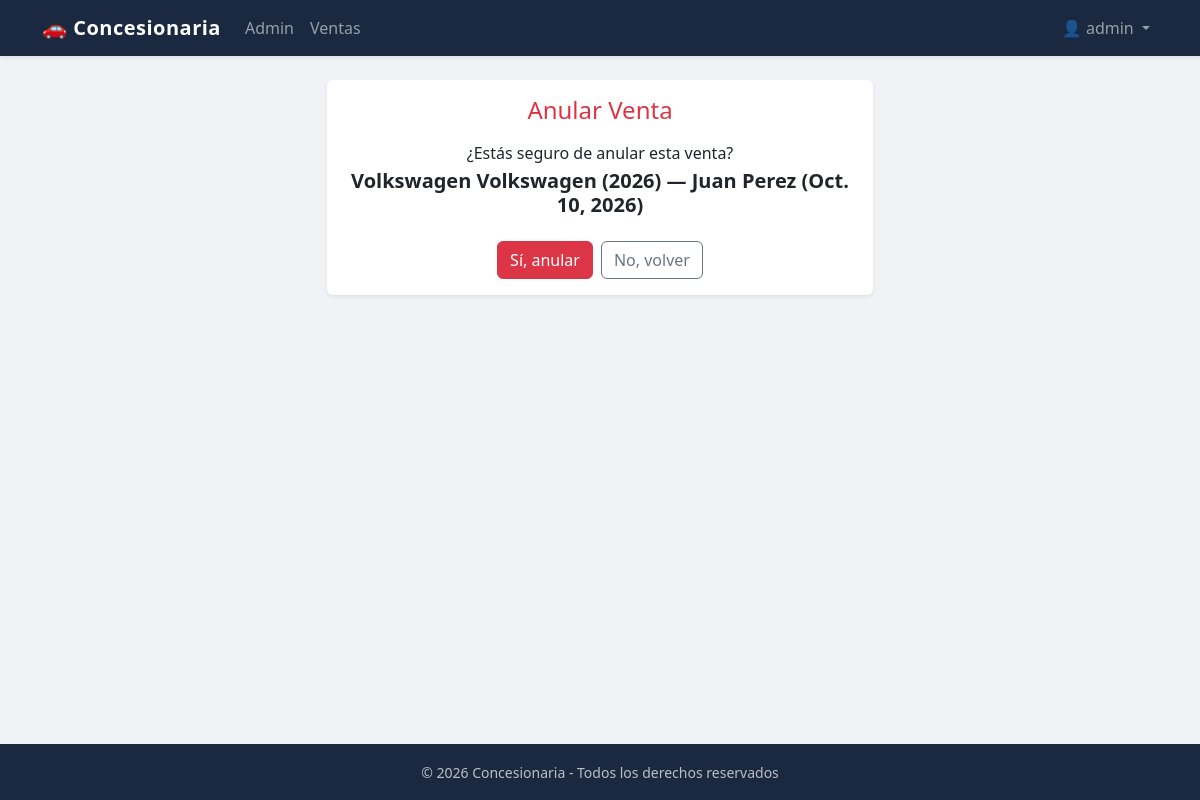
The page /ventas/anular/6 (signed in) on the database its author committed.
### usuarios/models.py (models this page shows)
class Persona(AbstractUser):
    telefono = models.CharField(max_length=20, blank=True)
    def __str__(self):
        return f"{self.first_name} {self.last_name}"
    class Meta:
        verbose_name = 'persona'
        verbose_name_plural = 'personas'

class Cliente(models.Model):
    persona = models.OneToOneField(
        settings.AUTH_USER_MODEL,
        on_delete=models.CASCADE
    )
    direccion = models.CharField(max_length=255, blank=True)
    def __str__(self):
        return f"{self.persona}"

### ventas/models.py (models this page shows, shortened)
class Venta(models.Model):
    auto = models.ForeignKey(
        Auto,
        on_delete=models.CASCADE,
        verbose_name='el auto a vender',
    )
    vendedor = models.ForeignKey(
        Vendedor,
        on_delete=models.CASCADE,
        verbose_name='responsable de la venta',
    )
    cliente = models.ForeignKey(
        Cliente,
        on_delete=models.CASCADE,
    )
    metodoPago = models.ForeignKey(
        MetodoPago,
        on_delete=models.CASCADE,
        verbose_name='metodo de pago',
    )
    precio = models.FloatField('precio del auto',)
    fecha = models.DateField('fecha de la venta',)
    activo = models.BooleanField(default=True,)

### autos/models.py (models this page shows)
class Auto(models.Model):
    marca = models.ForeignKey(Marca, on_delete=models.CASCADE)
    combustible = models.ForeignKey(TipoCombustible, on_delete=models.CASCADE)
    transmision = models.ForeignKey(TipoTransmision, on_delete=models.CASCADE)
    direccion = models.ForeignKey(TipoDireccion, on_delete=models.CASCADE)
    color = models.ForeignKey(Color, on_delete=models.CASCADE)
    nombre = models.CharField(max_length=100)
    turbo = models.BooleanField(default=False)
    anio = models.IntegerField()
    nuevo = models.BooleanField(default=True)
    kilometros = models.IntegerField(default=0)
    patente = models.CharField(max_length=20, null=True, blank=True)
    puertas = models.IntegerField(default=4)
    marchas = models.IntegerField(default=5)
    foto = models.ImageField(upload_to='autos/', null=True, blank=True)
    activo = models.BooleanField(default=True)
    def __str__(self):
        return f"{self.marca} {self.nombre} ({self.anio})"
    class Meta:
        ordering = ['-id']

class Marca(models.Model):
    nombre = models.CharField(max_length=100)
    def __str__(self):
        return self.nombre

### ventas/views.py (the view, shortened to what this page needs)
# urls.py: path('anular/<int:id>', views.anularVenta, name='anular_venta'),
@login_required
@permission_required('ventas.delete_venta')
def anularVenta(request, id):
    venta = get_object_or_404(Venta, id=id)
    return render(request, 'ventas/eliminar_venta.html', {'venta': venta})

### EFI/context_processors.py (called while the page is built)
def date_context(request):
    date = datetime.now().date()
    return {'fecha': date}

def marca_popular_context(request):
    ventas = cache.get('ventas_marcas')
    lista_marcas = []
    if ventas is None:
        ventas = Venta.objects.filter(activo=True)
        cache.set('ventas_marcas', ventas, 60*15) # Busca marca mas popular cada 15 mins
        print('Nueva cache')
    for venta in ventas:
        lista_marcas.append(venta.auto.marca.nombre)
    if len(lista_marcas) == 0:
        return {'marca_popular': 'Ninguna'}
    marca_popular = Counter(lista_marcas).most_common()[0][0]
    return {'marca_popular': marca_popular}

### ventas/templates/ventas/eliminar_venta.html (shortened to what this page needs)
{% extends 'autos/base.html' %}
{% block body %}
<div class="row justify-content-center">
    <div class="col-md-6">
        <div class="card shadow-sm border-danger">
            <div class="card-body text-center">
                <h1 class="h4 card-title text-danger mb-3">Anular Venta</h1>
                <p class="mb-1">¿Estás seguro de anular esta venta?</p>
                <h5 class="fw-bold mb-4">{{ venta.auto }} — {{ venta.cliente }} ({{ venta.fecha }})</h5>
                <form method="post">
                    <div class="d-flex gap-2 justify-content-center">
                        <button type="submit" class="btn btn-danger">Sí, anular</button>
                        <a href="{% url 'ventas' %}" class="btn btn-outline-secondary">No, volver</a>
                    </div>
                </form>
            </div>
        </div>
    </div>
</div>
{% endblock %}

### autos/templates/autos/base.html (shortened to what this page needs)
<!DOCTYPE html>
<html lang="es">
<head>
    <link href="https://cdn.jsdelivr.net/npm/bootstrap@5.3.3/dist/css/bootstrap.min.css" rel="stylesheet">
    {% load static %}
    <link rel="stylesheet" href="{% static 'css/estilos.css' %}">
</head>
<body>
    <nav class="navbar navbar-expand-lg navbar-dark bg-primary shadow-sm">
        <div class="container">
            <a class="navbar-brand" href="{% url 'autos' %}">🚗 Concesionaria</a>
            <div class="collapse navbar-collapse" id="navbarNav">
                <ul class="navbar-nav me-auto">
                    <li class="nav-item">
                        <a class="nav-link" href="{% url 'admin:index' %}">Admin</a>
                    </li>
                    {% if perms.ventas.view_venta %}
                    <li class="nav-item">
                        <a class="nav-link" href="{% url 'ventas' %}">Ventas</a>
                    </li>
                    {% endif %}
                </ul>
                <ul class="navbar-nav">
                    {% if user.is_authenticated %}
                    <li class="nav-item dropdown">
                        <a class="nav-link dropdown-toggle" href="#" role="button" data-bs-toggle="dropdown">
                            👤 {{ user.username }}
                        </a>
                    </li>
                    {% endif %}
                </ul>
            </div>
        </div>
    </nav>
    <main class="container my-4">
        {% block body %}
        {% endblock %}
    </main>
    <footer class="py-3 text-center">
        <small>&copy; {% now "Y" %} Concesionaria - Todos los derechos reservados</small>
    </footer>
</body>
</html>

### static/css/estilos.css (style rules this page uses)
:root { --primary: #1a2940; --primary-light: #2c3e5c; --accent: #c9952e; }
body { background-color: #f0f2f5; font-family: 'Segoe UI', system-ui, -apple-system, sans-serif; min-height: 100vh; display: flex; flex-direction: column; }
.navbar-brand { font-weight: 700; letter-spacing: 0.5px; }
.navbar.bg-primary { background-color: var(--primary) !important; }
.card { border: none; box-shadow: 0 2px 8px rgba(0,0,0,0.08); transition: box-shadow 0.2s; }
footer { background-color: var(--primary); color: rgba(255,255,255,0.7); margin-top: auto; }

### rows shown on the page
Persona: username "admin"
Venta: auto "Volkswagen Volkswagen (2026)", cliente "Juan Perez", fecha "Oct. 10, 2026"
